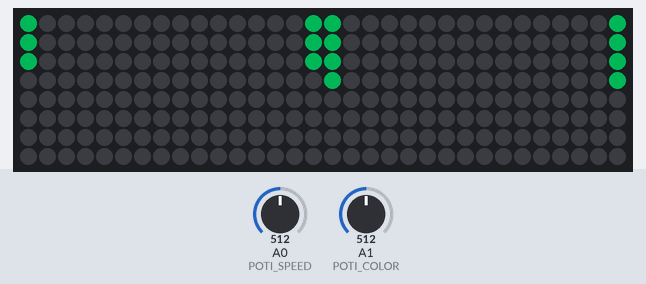
Bench run of a sketch on a simulated Arduino Uno, built with avr-gcc and run on an emulated ATmega328P. On the bench: 32×8 RGB LED matrix (first LED top left, wired row by row). The inputs (shaded band) are chosen by the test bench; at power-on: A1 (POTI_COLOR) = 512, A0 (POTI_SPEED) = 512. Dim RGB values are drawn brighter than linear.

Above: at 1.2 s.
1.3 s: A1 (POTI_COLOR) set to 716
At 2.2 s:
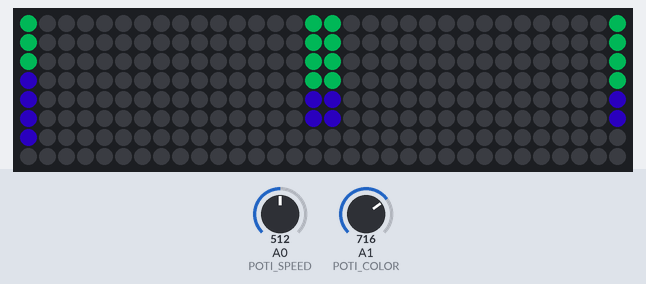
3.1 s: A1 (POTI_COLOR) set to 900
At 4.1 s:
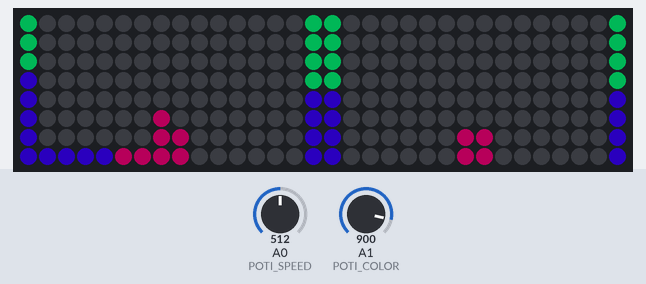
4.9 s: A1 (POTI_COLOR) set to 306
At 5.8 s:
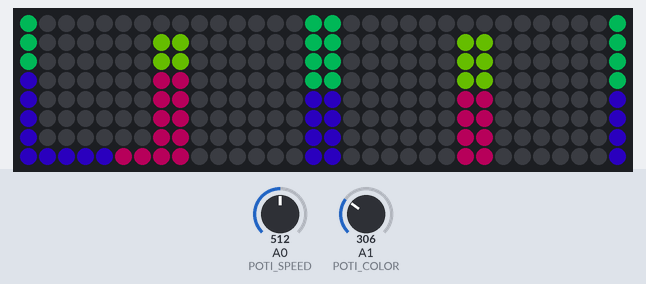
6.7 s: A0 (POTI_SPEED) set to 0
At 7.73 s:
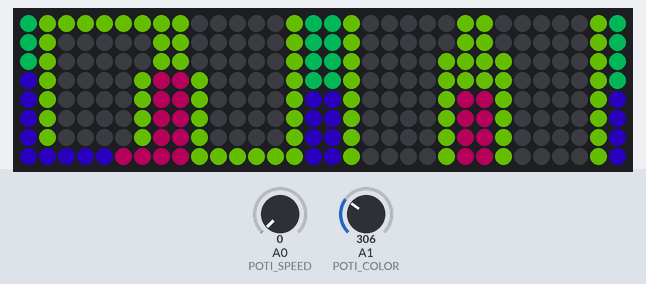
9.7 s: A0 (POTI_SPEED) set to 511
12.7 s: A0 (POTI_SPEED) set to 563
15.5 s: A0 (POTI_SPEED) set to 578
At 61.7 s:
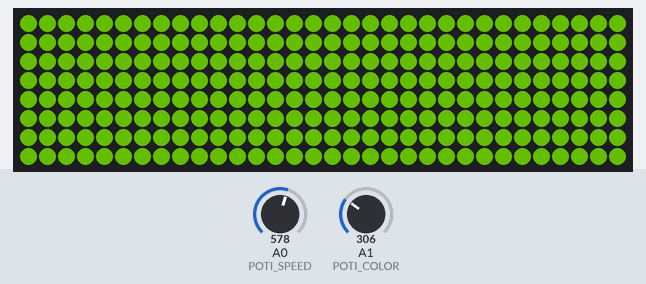

Measured:
- the behaviour switches between 571 and 572 on A0 (POTI_SPEED) (found by bisection; images 4 and 5)
- after the input at 1.3 s, the LEDs: first change at once (image 1 shows a later state)
- after the input at 3.1 s, the LEDs: first change after 0.09 s (image 2 shows a later state)
- after the input at 4.9 s, the LEDs: first change after 0.05 s (image 3 shows a later state)

The sketch:

Neopixel_832_Video24_2_Spirale.ino
```cpp
#include <FastLED.h>

#define LED_PIN        6
#define MATRIX_WIDTH   32
#define MATRIX_HEIGHT  8
#define LED_COUNT      (MATRIX_WIDTH * MATRIX_HEIGHT)

#define POTI_SPEED     A0
#define POTI_COLOR     A1
#define BRIGHTNESS     100

CRGB leds[LED_COUNT];

// --- Zickzack-Mapping ---
int getPixelNumber(int x, int y) {
  if (x % 2 == 0) {
    return (x * MATRIX_HEIGHT) + y;
  } else {
    return (x * MATRIX_HEIGHT) + (MATRIX_HEIGHT - 1 - y);
  }
}

// --- Spiral-Koordinaten-Generator ---
void generateSpiral(int coords[][2]) {
  int left = 0, right = MATRIX_WIDTH - 1;
  int top = 0, bottom = MATRIX_HEIGHT - 1;
  int index = 0;

  while (left <= right && top <= bottom) {
    // oben → rechts
    for (int x = left; x <= right; x++) {
      coords[index][0] = x;
      coords[index][1] = top;
      index++;
    }
    top++;

    // rechts runter
    for (int y = top; y <= bottom; y++) {
      coords[index][0] = right;
      coords[index][1] = y;
      index++;
    }
    right--;

    // unten ← links
    for (int x = right; x >= left; x--) {
      coords[index][0] = x;
      coords[index][1] = bottom;
      index++;
    }
    bottom--;

    // links hoch ↑
    for (int y = bottom; y >= top; y--) {
      coords[index][0] = left;
      coords[index][1] = y;
      index++;
    }
    left++;
  }
}

void setup() {
  FastLED.addLeds<WS2812B, LED_PIN, GRB>(leds, LED_COUNT);
  FastLED.setBrightness(BRIGHTNESS);
  FastLED.clear();
  FastLED.show();
}

void loop() {
  int coords[LED_COUNT][2];
  generateSpiral(coords);  // einmal spiralreihenfolge berechnen

  // LEDs spiralförmig EINschalten
  for (int i = 0; i < LED_COUNT; i++) {
    int x = coords[i][0];
    int y = coords[i][1];
    int pixel = getPixelNumber(x, y);

    int potiHue = analogRead(POTI_COLOR);
    int hue = map(potiHue, 0, 1023, 0, 255);

    leds[pixel] = CHSV(hue, 255, 255);
    FastLED.show();

    int potiSpeed = analogRead(POTI_SPEED);
    int delayTime = map(potiSpeed, 0, 1023, 5, 150);
    delay(delayTime);
  }

  delay(1000);

  // LEDs spiralförmig wieder AUSschalten
  for (int i = 0; i < LED_COUNT; i++) {
    int x = coords[i][0];
    int y = coords[i][1];
    int pixel = getPixelNumber(x, y);

    leds[pixel] = CRGB::Black;
    FastLED.show();

    int potiSpeed = analogRead(POTI_SPEED);
    int delayTime = map(potiSpeed, 0, 1023, 5, 150);
    delay(delayTime);
  }

  delay(1000);
}
```
